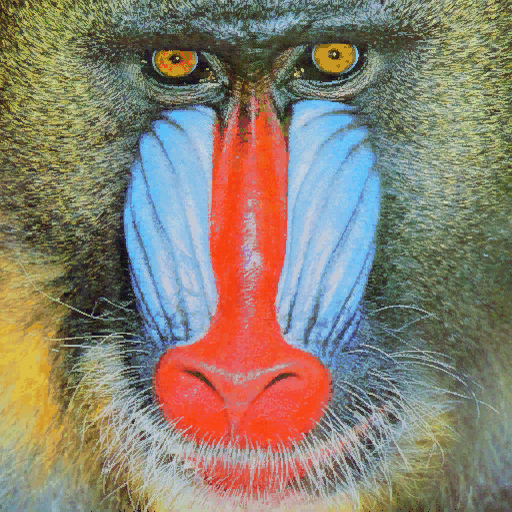
#> input picture P2/mandril.jpg, 512 x 512 px
$ jupyter execute --allow-errors VC_P2.ipynb   (older library calls are emulated)   (text cells are left out)
#> lines starting #> are read from the running program, lines starting #| are printed output that depends on the picture; after the words box and inside, x2 and y2 are one past the last pixel; in counts of white or black regions, pixels touching at a corner belong together
[cell 1]
import cv2
import numpy as np
import matplotlib.pyplot as plt
from PIL import Image, ImageDraw, ImageFont

[cell 2]
img = cv2.imread('mandril.jpg')
#> img is the input picture: shape (512, 512, 3); mean B, G, R 112.9, 128.5, 137.5
gris = cv2.cvtColor(img, cv2.COLOR_BGR2GRAY)
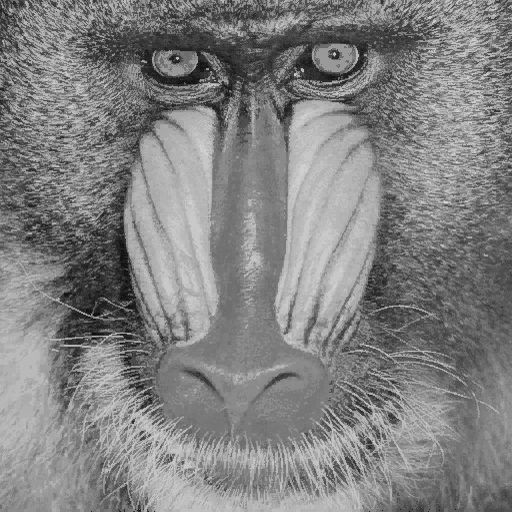
#> gris: shape (512, 512); min 6, max 220, mean 129.4
canny = cv2.Canny(gris, 100, 200) #prueba a jugar con umbrales (entre 0 y 255)
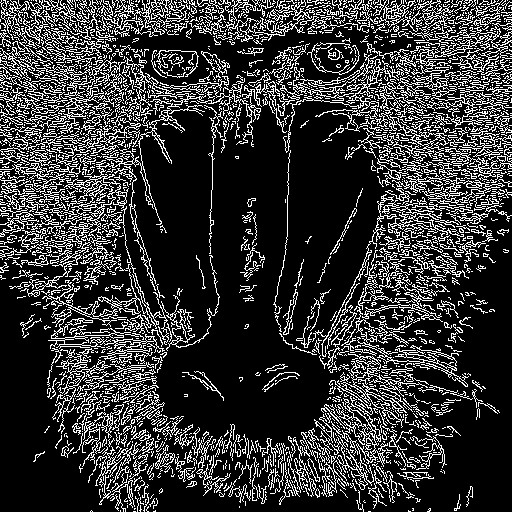
#> canny: shape (512, 512); 21.2% white in thin lines or dots
#print(canny) #Muestra contenido, valores 0 o 255
#Visualiza resultado
#El contenido de la imagen resultado de Canny, son valores 0 o 255, lo compruebas al descomentar
#print(canny)

#Cuenta el número de píxeles blancos (255) por columna
#Suma los valores de los pixeles por columna

#El método reduce una imagen pasada por canny a una matriz de una columna y obtiene la suma
col_counts = cv2.reduce(canny, 0, cv2.REDUCE_SUM, dtype=cv2.CV_32SC1)
cols = col_counts[0] / (255 * canny.shape[0])
#> cols = 512 values, max 0.365 at index 104, min 0.0566 at index 261, mean 0.212

row_counts = cv2.reduce(canny, 1, cv2.REDUCE_SUM, dtype=cv2.CV_32SC1)
#> row_counts = 512 values, max 56100 at index 12, min 4335 at index 507, mean 27646.1

#Normaliza en base al número de filas, primer valor devuelto por shape, y al valor máximo del píxel (255)
#El resultado será el número de píxeles blancos por columna
rows = row_counts[:] / (255 * canny.shape[0])
#> rows = 512 values, max 0.43 at index 12, min 0.0332 at index 507, mean 0.212
maxfil = np.max(row_counts)
#> maxfil = 56100

# print(row_counts)
# print(maxfil)


for i in range(len(row_counts)):
    if row_counts[i] >= maxfil*0.9:
        #canny[i,:] = 255
        cv2.line(canny,(0, i),(canny.shape[1],i),(255,0,0),2)
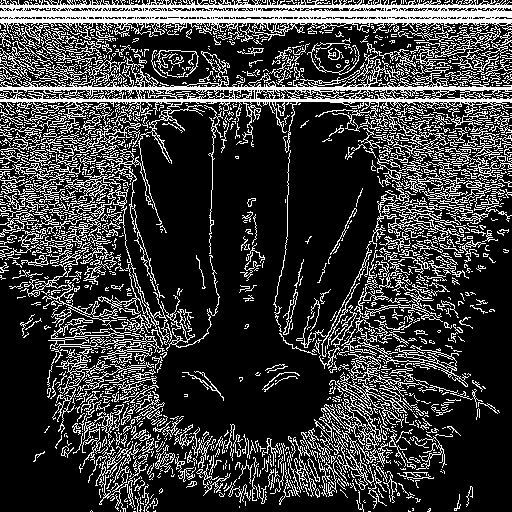
#> canny: shape (512, 512); 23.5% white in thin lines or dots

#Muestra dicha cuenta gráficamente
plt.figure()
plt.subplot(1, 2, 1)
plt.axis("off")
plt.title("Canny")
plt.imshow(canny, cmap='gray')

plt.subplot(1, 2, 2)
plt.title("Respuesta de Canny")
plt.xlabel("Columnas")
plt.ylabel("% píxeles")
plt.plot(rows)
#Rango en x definido por las columnas
plt.xlim([0, canny.shape[1]])
#> Out = (0, 512)
#> figure, not shown here; panel 2: curve peaks at x = 12, y = 0.43

[cell 3]
#Define valor umbral
valorUmbral = 100


ggris = cv2.GaussianBlur(gris, (3, 3), 0)

#Calcula en ambas direcciones (horizontal y vertical)
sobelx = cv2.Sobel(ggris, cv2.CV_64F, 1, 0)  # x
sobely = cv2.Sobel(ggris, cv2.CV_64F, 0, 1)  # y
#Combina ambos resultados
sobel = cv2.add(sobelx, sobely)
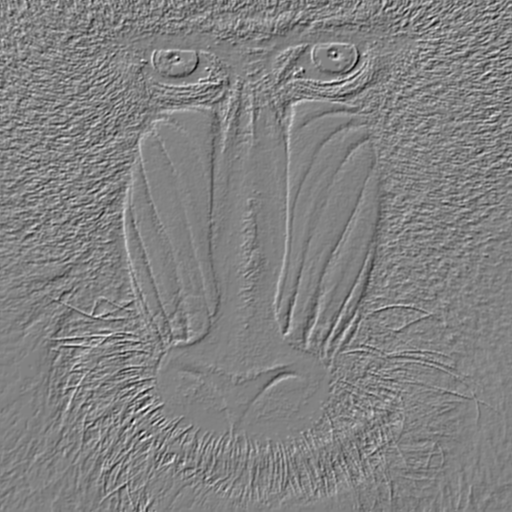
#> sobel: shape (512, 512) float64; min -594, max 570, mean -0.1; drawn with min black and max white

sobel8np = np.uint8(np.abs(sobel))
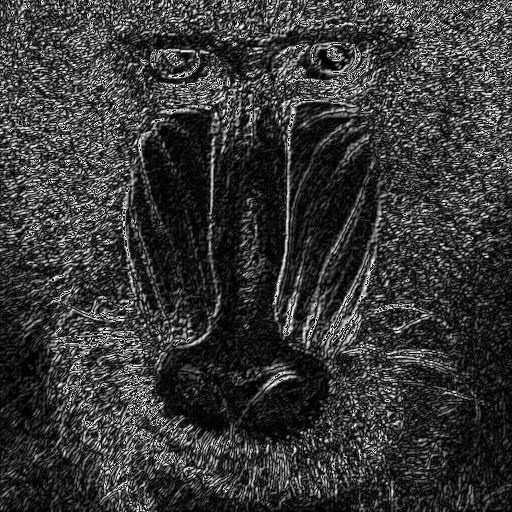
#> sobel8np: shape (512, 512); min 0, max 254, mean 55.7
#Obtiene imagen umbralizada para dicho valor definido
_, sobelUmbralizado = cv2.threshold(sobel8np, valorUmbral, 255, cv2.THRESH_BINARY)
#> sobelUmbralizado: shape (512, 512); 17.9% white in thin lines or dots

#Lista con una lista con los valores de la suma de los píxeles por columna
col_counts = cv2.reduce(sobelUmbralizado, 0, cv2.REDUCE_SUM, dtype=cv2.CV_32SC1)

#Valores normalizados de la suma de los píxeles por columna, en base al número de filas y al valor máximo del píxel (255)
#Para el histograma
colsSobel = col_counts[0] / (255 * sobelUmbralizado.shape[0])
#> colsSobel = 512 values, max 0.396 at index 127, min 0.0449 at index 261, mean 0.179
maxcolSobel = np.max(col_counts)
#> maxcolSobel = 51765

#Valor máximo de la suma de columnas de Canny
maxcol = np.max(col_counts)
#> maxcol = 51765

for i in range(len(col_counts[0])):
    if col_counts[0][i] >= maxcolSobel*0.9:
        cv2.line(sobelUmbralizado,(i,0),(i,sobelUmbralizado.shape[1]),(255,0,0),2)
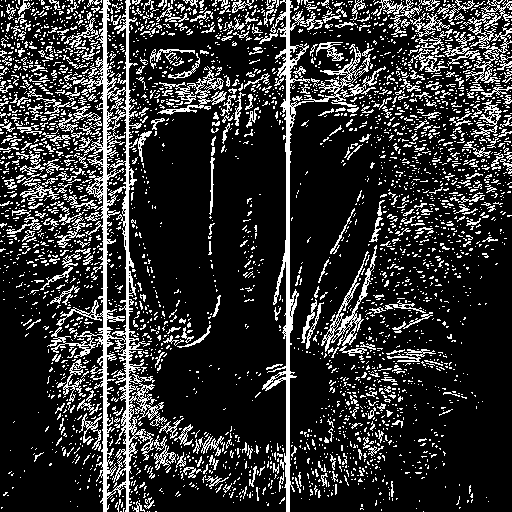
#> sobelUmbralizado: shape (512, 512); 19.4% white in thin lines or dots

row_countsSobel = cv2.reduce(sobelUmbralizado, 1, cv2.REDUCE_SUM, dtype=cv2.CV_32SC1)
#> row_countsSobel = 512 values, max 51255 at index 8, min 6120 at index 510, mean 25278.4
rowsSobel = row_countsSobel[:] / (255 * sobelUmbralizado.shape[0])
#> rowsSobel = 512 values, max 0.393 at index 8, min 0.0469 at index 510, mean 0.194
maxfilSobel = np.max(row_countsSobel)
#> maxfilSobel = 51255

for i in range(len(row_countsSobel)):
    if row_countsSobel[i] >= maxfilSobel*0.9:
        cv2.line(sobelUmbralizado,(0,i),(sobelUmbralizado.shape[1],i),(255,0,0),2)
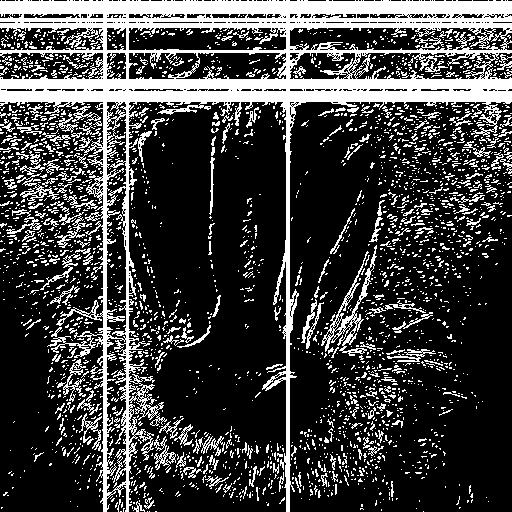
#> sobelUmbralizado: shape (512, 512); 25.2% white; 2867 white regions (2605 under 20 px), largest, box (x1, y1, x2, y2) and area: (0, 0, 512, 512) 40612, (321, 245, 377, 356) 1092, (50, 201, 86, 248) 353


for i in range(len(col_counts[0])):
    if col_counts[0][i] >= maxcol*0.9:
        cv2.line(canny,(i,0),(i,canny.shape[1]),(255,0,0),2)
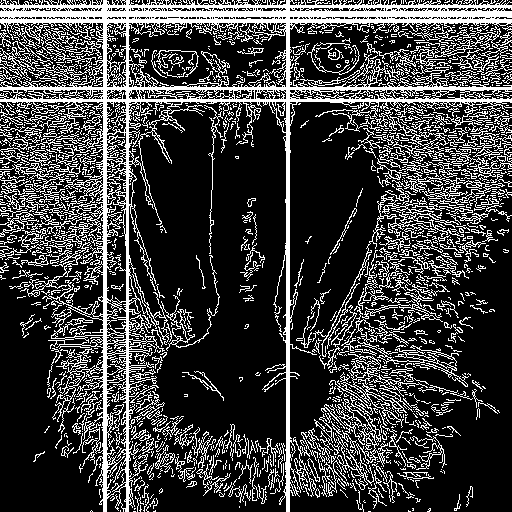
#> canny: shape (512, 512); 25.1% white in thin lines or dots


plt.figure(figsize=(18, 6))

plt.subplot(1, 3, 1)
plt.axis("off")
plt.title("Sobel Umbralizado")
plt.imshow(sobelUmbralizado, cmap='gray')

plt.subplot(1, 3, 2)
plt.title("Respuesta de Sobel")
plt.xlabel("Filas")
plt.ylabel("% píxeles")
plt.plot(rowsSobel)

plt.subplot(1, 3, 3)
plt.title("Respuesta de Sobel")
plt.xlabel("Columnas")
plt.ylabel("% píxeles")
plt.plot(colsSobel)

plt.subplots_adjust(wspace=0.5)

plt.show()
#> figure, not shown here; panel 2: curve peaks at x = 8, y = 0.393; panel 3: curve peaks at x = 127, y = 0.396


plt.figure(figsize=(18, 6))

plt.subplot(1, 3, 1)
plt.axis("off")
plt.title("Canny")
plt.imshow(canny, cmap='gray')

plt.subplot(1, 3, 2)
plt.title("Respuesta de Canny")
plt.xlabel("Filas")
plt.ylabel("% píxeles")
plt.plot(rows)

plt.subplot(1, 3, 3)
plt.title("Respuesta de Canny")
plt.xlabel("Columnas")
plt.ylabel("% píxeles")
plt.plot(cols)

plt.subplots_adjust(wspace=0.5)

plt.show()
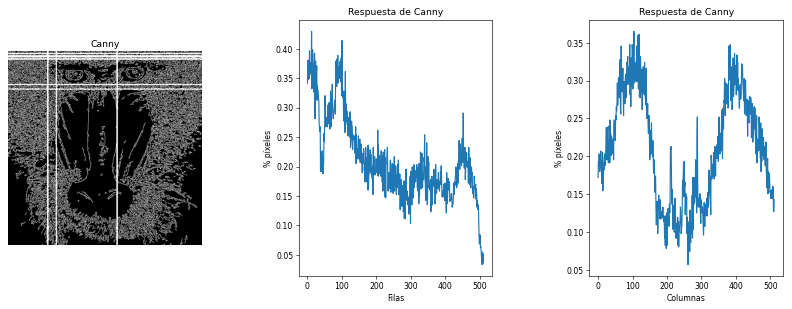
#> figure drawn by matplotlib, 3 panels; panel 2: curve peaks at x = 12, y = 0.43; panel 3: curve peaks at x = 104, y = 0.365
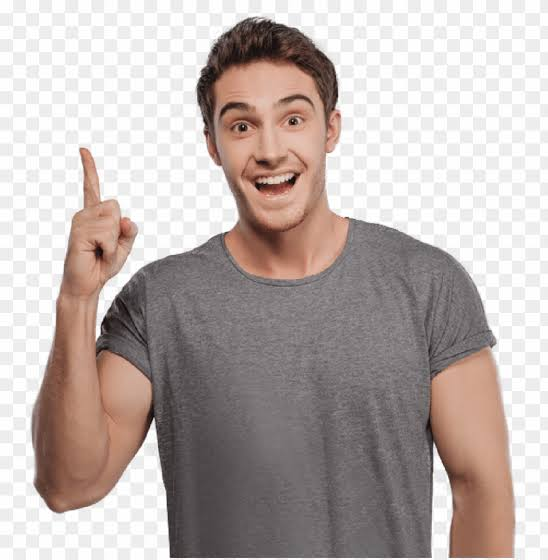
#> input picture P2/images (1).jpg, 548 x 560 px, given in place of the camera
#> further down, frame is the input picture: shape (560, 548, 3); mean B, G, R 173.3, 176.6, 187.5

[cell 4]
# [45 lines left out: function zoom_hacia_punto, not called in this run]

[cell 5]
vid=cv2.VideoCapture(0)
punto_medio = None
zoom = 0.1

#> (the rest of this cell did not finish here and is left out)
